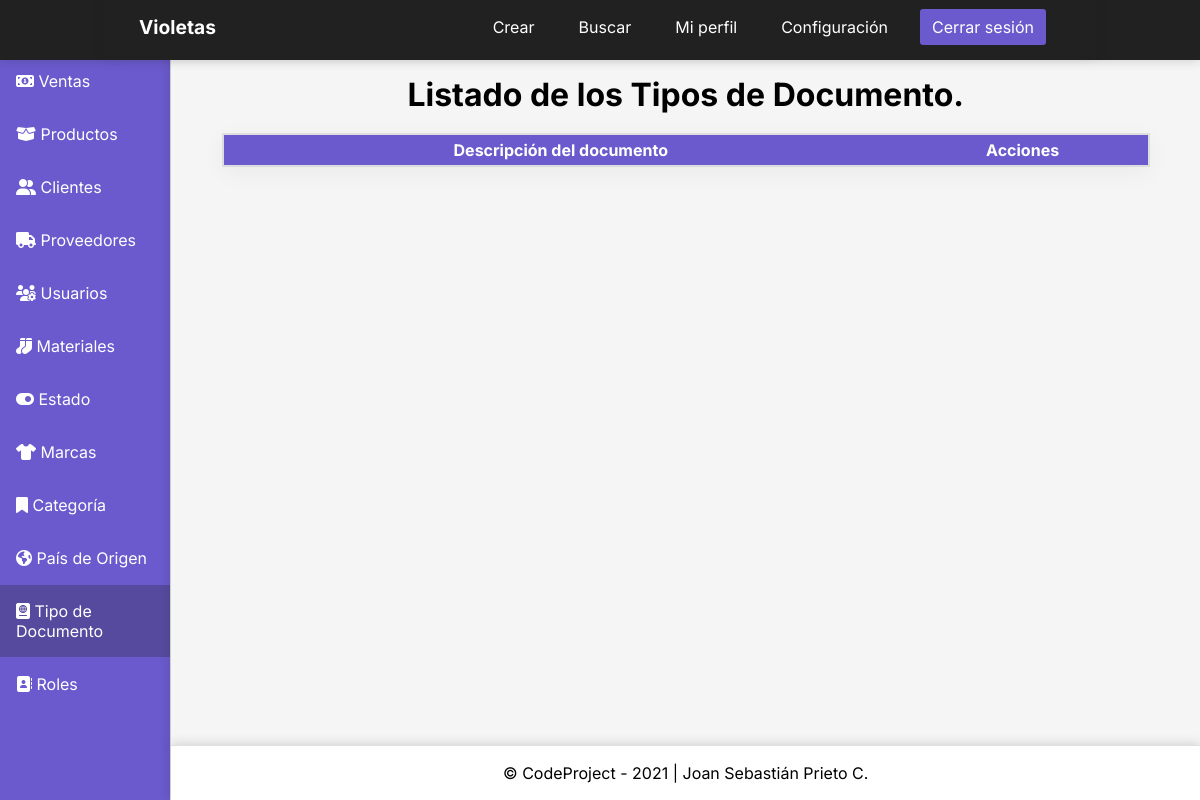
/dashboardtipodoc, run on an earlier commit of the app's database.
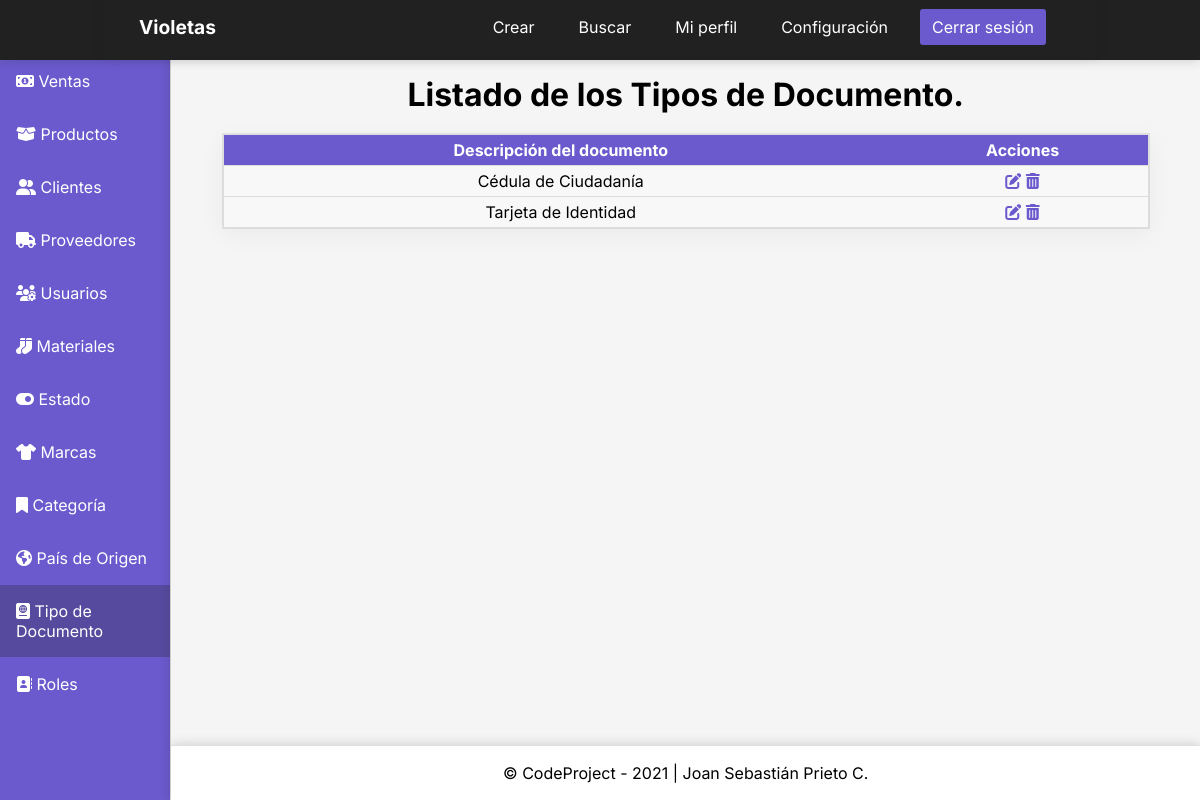
And on a later commit of the database.
### InventoryApp/models.py (models this page shows, shortened)
class TipoDocumento(models.Model):
    DescripcionTipoDoc = models.CharField('Descripción del tipo de documento', max_length = 100)
    class Meta:
        verbose_name = 'Tipo de Documento'
        verbose_name_plural = 'Tipos de Documento'
        db_table = 'tipodoc'
        ordering = ['id']

### Project/views.py (the view)
# urls.py: path('dashboardtipodoc', views.dashboardtipodoc, name='dashtipodoc'), # Registro creado
def dashboardtipodoc(request):
    tipodoc = (TipoDocumento.objects.all()) # Creo variable que traiga todos los datos de la tabla TipoDoc.
    return render(request, 'dashboardtipodoc.html', {
        'tipodoc' : tipodoc
} )

### Templates/dashboardtipodoc.html (shortened to what the changed rows need)
{% load static %}
<!DOCTYPE html>
<html lang="en">
<head>
    <link rel="stylesheet" href="{% static 'CSS/stylesdashboard.css' %}">
</head>
<body>
    <div class="container">
        <main>
            <h1>Listado de los Tipos de Documento.</h1>
            <table class="table">
                <thead>
                    <tr>
                        <th>Descripción del documento</th>
                        <th>Acciones</th>
                    </tr>
                </thead>
                <tbody>
                    {% for tipodoc in tipodoc %}
                    <tr>
                        <td data-label="Tipo de documento">{{tipodoc.DescripcionTipoDoc}}</td>
                        <td data-label="Gestión">
                            <a href="{% url 'updatetipodoc' tipodoc.id %}"><i class="fas fa-edit"></i></a>
                            <a href="#" onclick="eliminarTipodoc({{ tipodoc.id }})"><i class="fas fa-trash-alt"></i></a>
                        </td>
                    </tr>
                    {% endfor %}
                </tbody>
            </table>
        </main>
      </div>
</body>
</html>

What changed in the data, as far as the page shows it:
added TipoDocumento: DescripcionTipoDoc "Cédula de Ciudadanía"
added TipoDocumento: DescripcionTipoDoc "Tarjeta de Identidad"
